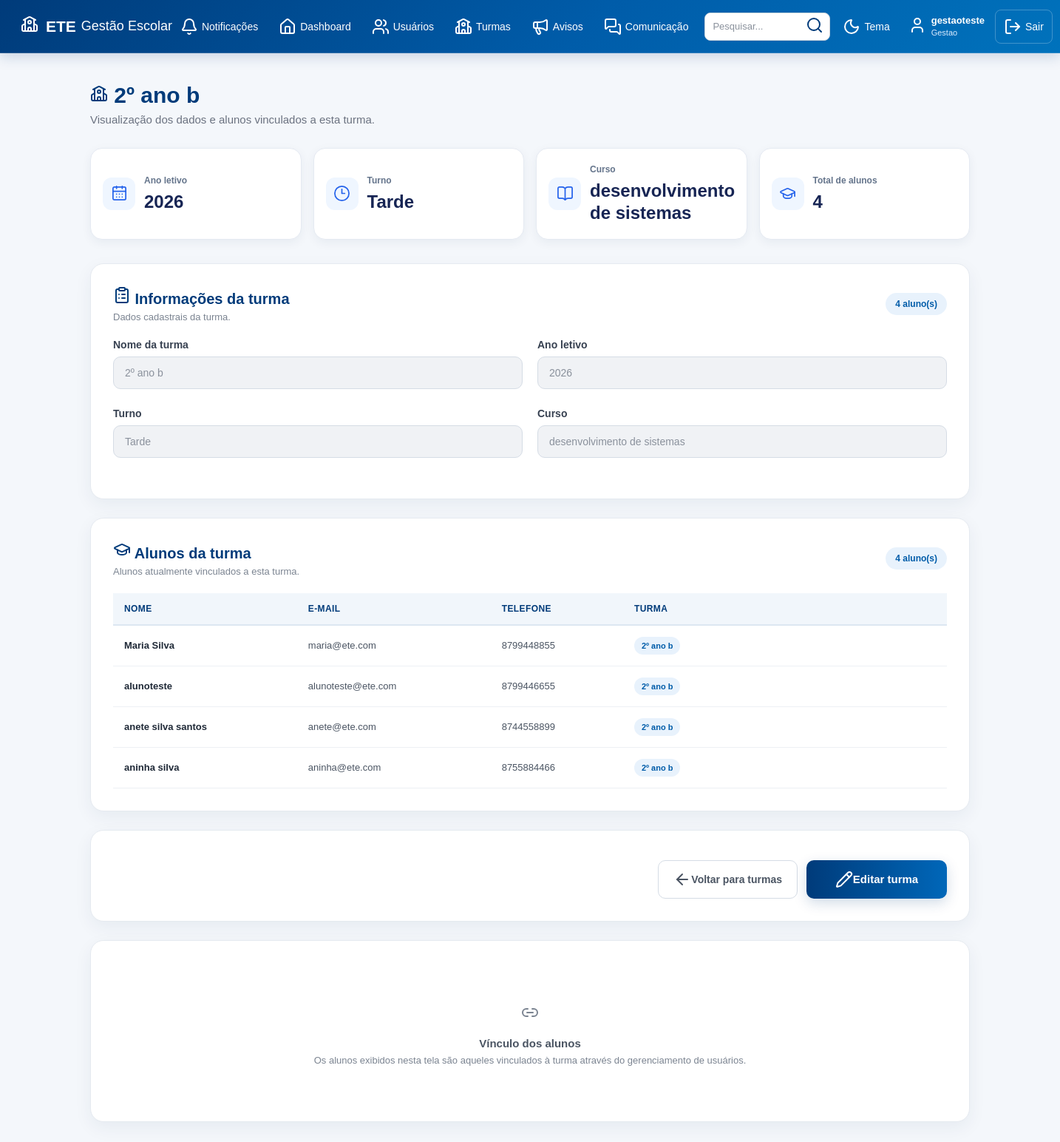
The page /turmas/ver/2 (signed in) on the database its author committed.
### tables this page shows
CREATE TABLE usuarios (

            id INTEGER PRIMARY KEY AUTOINCREMENT,

            nome TEXT NOT NULL,

            email TEXT NOT NULL,

            tipo TEXT NOT NULL,

            telefone TEXT,

            turma TEXT

        , senha TEXT, primeiro_acesso INTEGER DEFAULT 0);

CREATE TABLE turmas (

            id INTEGER PRIMARY KEY AUTOINCREMENT,

            nome TEXT NOT NULL,

            ano INTEGER NOT NULL,

            turno TEXT NOT NULL,

            curso TEXT NOT NULL

        );

### app.py (the view)
@app.route("/turmas/ver/<int:id>")
def ver_turma(id):
    acesso = exigir_tipo("gestao")
    if acesso:
        return acesso
    conexao = conectar()
    try:
        turma = conexao.execute(
            "SELECT * FROM turmas WHERE id = ?",
            (id,)
        ).fetchone()
        if turma is None:
            flash("Turma não encontrada.", "error")
            return redirect(url_for("turmas_page"))
        alunos = conexao.execute(
            """
            SELECT id, nome, email, telefone, turma
            FROM usuarios
            WHERE tipo = 'aluno' AND turma = ?
            ORDER BY nome
            """,
            (turma["nome"],)
        ).fetchall()
    finally:
        conexao.close()
    return render_template(
        "ver_turma.html",
        turma=turma,
        alunos=alunos,
        usuario_nome=session["usuario_nome"],
        usuario_tipo=session["usuario_tipo"]
    )

### app.py (called while the page is built)
def usuario_logado():
    return "usuario_id" in session

def exigir_tipo(tipo):
    if not usuario_logado():
        return redirect(url_for("inicio"))
    if session.get("usuario_tipo") != tipo:
        flash("Você não tem permissão para acessar esta área.", "error")
        return redirecionar_usuario()
    return None

def buscar_usuario_atual():
    if not usuario_logado():
        return None
    conexao = conectar()
    try:
        return conexao.execute(
            "SELECT * FROM usuarios WHERE id = ?",
            (session["usuario_id"],)
        ).fetchone()
    finally:
        conexao.close()

@app.before_request
def protecao_global():
    if request.endpoint in {"inicio", "static"}:
        return None
    if not usuario_logado():
        return None
    usuario = buscar_usuario_atual()
    if usuario is None:
        session.clear()
        flash("Sua sessão não é mais válida.", "error")
        return redirect(url_for("inicio"))
    session["usuario_nome"] = usuario["nome"]
    session["usuario_email"] = usuario["email"]
    session["usuario_tipo"] = usuario["tipo"]
    if (
        usuario["primeiro_acesso"] == 1
        and request.endpoint not in {"trocar_senha", "logout", "static"}
    ):
        return redirect(url_for("trocar_senha"))
    return None

@app.context_processor
def disponibilizar_notificacoes():
    return obter_contadores_notificacoes()

### banco.py (called while the page is built)
def conectar():
    conexao = sqlite3.connect("gestao_escolar.db")
    conexao.row_factory = sqlite3.Row
    return conexao

### templates/ver_turma.html (shortened to what this page needs)
<!DOCTYPE html>
<html lang="pt-BR">
<head>
    <link
        rel="stylesheet"
        href="{{ url_for('static', filename='style.css') }}"
    >
</head>
<body>
{% include "menu.html" %}
<main class="dashboard">
    <div class="dashboard-title">
        <h2>
            <i data-lucide="school"></i>
            {{ turma['nome'] }}
        </h2>
        <p>
            Visualização dos dados e alunos
            vinculados a esta turma.
        </p>
    </div>
    <section class="dashboard-cards">
        <div class="dashboard-card">
            <div class="dashboard-card-icon">
                <i data-lucide="calendar-days"></i>
            </div>
            <div>
                <span>
                    Ano letivo
                </span>
                <strong>
                    {{ turma['ano'] }}
                </strong>
            </div>
        </div>
        <div class="dashboard-card">
            <div class="dashboard-card-icon">
                <i data-lucide="clock-3"></i>
            </div>
            <div>
                <span>
                    Turno
                </span>
                <strong>
                    {{ turma['turno'] }}
                </strong>
            </div>
        </div>
        <div class="dashboard-card">
            <div class="dashboard-card-icon">
                <i data-lucide="book-open"></i>
            </div>
            <div>
                <span>
                    Curso
                </span>
                <strong>
                    {{ turma['curso'] }}
                </strong>
            </div>
        </div>
        <div class="dashboard-card">
            <div class="dashboard-card-icon">
                <i data-lucide="graduation-cap"></i>
            </div>
            <div>
                <span>
                    Total de alunos
                </span>
                <strong>
                    {{ alunos|length }}
                </strong>
            </div>
        </div>
    </section>
    <section class="content-card">
        <div class="section-header">
            <div>
                <h3>
                    <i data-lucide="clipboard-list"></i>
                    Informações da turma
                </h3>
                <p>
                    Dados cadastrais da turma.
                </p>
            </div>
            <span class="total-badge">
                {{ alunos|length }} aluno(s)
            </span>
        </div>
        <div class="form-row">
            <div class="form-group">
                <label>
                    Nome da turma
                </label>
                <input
                    type="text"
                    value="{{ turma['nome'] }}"
                    disabled
                >
            </div>
            <div class="form-group">
                <label>
                    Ano letivo
                </label>
                <input
                    type="text"
                    value="{{ turma['ano'] }}"
                    disabled
                >
            </div>
        </div>
        <div class="form-row">
            <div class="form-group">
                <label>
                    Turno
                </label>
                <input
                    type="text"
                    value="{{ turma['turno'] }}"
                    disabled
                >
            </div>
            <div class="form-group">
                <label>
                    Curso
                </label>
                <input
                    type="text"
                    value="{{ turma['curso'] }}"
                    disabled
                >
            </div>
        </div>
    </section>
    <section class="content-card users-list">
        <div class="section-header">
            <div>
                <h3>
                    <i data-lucide="graduation-cap"></i>
                    Alunos da turma
                </h3>
                <p>
                    Alunos atualmente vinculados
                    a esta turma.
                </p>
            </div>
            <span class="total-badge">
                {{ alunos|length }} aluno(s)
            </span>
        </div>
        {% if alunos %}
            <div class="table-container">
                <table>
                    <thead>
                        <tr>
                            <th>
                                Nome
                            </th>
                            <th>
                                E-mail
                            </th>
                            <th>
                                Telefone
                            </th>
                            <th>
                                Turma
                            </th>
                        </tr>
                    </thead>
                    <tbody>
                        {% for aluno in alunos %}
                            <tr>
                                <td>
                                    <strong>
                                        {{ aluno['nome'] }}
                                    </strong>
                                </td>
                                <td>
                                    {{ aluno['email'] }}
                                </td>
                                <td>
                                    {{ aluno['telefone'] or '-' }}
                                </td>
                                <td>
                                    <span class="badge">
                                        {{ aluno['turma'] }}
                                    </span>
                                </td>
                            </tr>
                        {% endfor %}
                    </tbody>
                </table>
            </div>
        {% endif %}
    </section>
    <section class="content-card">
        <div class="form-buttons">
            <a
                href="{{ url_for('turmas_page') }}"
                class="btn-secondary"
            >
                <i data-lucide="arrow-left"></i>
                Voltar para turmas
            </a>
            <a
                href="{{ url_for('editar_turma', id=turma['id']) }}"
                class="btn-login"
            >
                <i data-lucide="pencil"></i>
                Editar turma
            </a>
        </div>
    </section>
    <section class="content-card">
        <div class="empty-message">
            <div class="empty-icon">
                <i data-lucide="link-2"></i>
            </div>
            <strong>
                Vínculo dos alunos
            </strong>
            <span>
                Os alunos exibidos nesta tela são
                aqueles vinculados à turma através
                do gerenciamento de usuários.
            </span>
        </div>
    </section>
</main>
</body>
</html>

### templates/menu.html (shortened to what this page needs)
<!DOCTYPE html>
<html lang="pt-BR">
<head>
    <link
        rel="stylesheet"
        href="{{ url_for('static', filename='style.css') }}"
    >
</head>
<body>
    <header class="topo">
        <div class="topo-logo">
            <span class="logo-icone">
                <i data-lucide="school"></i>
            </span>
            <div class="logo-texto">
                <strong>ETE</strong>
                <span>Gestão Escolar</span>
            </div>
        </div>
        <nav class="menu-principal">
            {% set total_notificacoes =
                notificacoes_mensagens + notificacoes_avisos
            %}
            <a
                href="{{ url_for('comunicacao') }}"
                class="menu-item menu-notificacoes"
                aria-label="Notificações: {{ total_notificacoes }} pendentes"
                title="Mensagens e avisos não lidos"
            >
                <i data-lucide="bell"></i>
                <span>Notificações</span>
            </a>
            {% if usuario_tipo == "gestao" %}
                <a
                    href="{{ url_for('dashboard') }}"
                    class="menu-item"
                >
                    <i data-lucide="house"></i>
                    <span>Dashboard</span>
                </a>
                <a
                    href="{{ url_for('usuarios_page') }}"
                    class="menu-item"
                >
                    <i data-lucide="users"></i>
                    <span>Usuários</span>
                </a>
                <a
                    href="{{ url_for('turmas_page') }}"
                    class="menu-item"
                >
                    <i data-lucide="school"></i>
                    <span>Turmas</span>
                </a>
                <a
                    href="{{ url_for('avisos_page') }}"
                    class="menu-item"
                >
                    <i data-lucide="megaphone"></i>
                    <span>Avisos</span>
                </a>
                <a
                    href="{{ url_for('comunicacao') }}"
                    class="menu-item"
                >
                    <i data-lucide="messages-square"></i>
                    <span>Comunicação</span>
                </a>
            {% endif %}
            <div class="menu-pesquisa">
                <input
                    type="text"
                    name="pesquisa"
                    placeholder="Pesquisar..."
                    aria-label="Pesquisar no sistema"
                >
                <button
                    type="button"
                    title="Pesquisa"
                >
                    <i data-lucide="search"></i>
                </button>
            </div>
            <button
                type="button"
                class="menu-botao"
                title="Alterar tema"
            >
                <i data-lucide="moon"></i>
                <span>Tema</span>
            </button>
            <a
                href="{{ url_for('perfil') }}"
                class="menu-usuario"
            >
                <span class="usuario-icone">
                    <i data-lucide="user"></i>
                </span>
                <span class="usuario-info">
                    <strong>{{ usuario_nome }}</strong>
                    <small>{{ usuario_tipo|capitalize }}</small>
                </span>
            </a>
            <a
                href="{{ url_for('logout') }}"
                class="menu-sair"
            >
                <i data-lucide="log-out"></i>
                <span>Sair</span>
            </a>
        </nav>
    </header>
</body>
</html>

### rows shown on the page
usuarios: nome "gestaoteste", tipo "Gestao"
turmas: nome "2º ano b", ano "2026", turno "Tarde", curso "desenvolvimento de sistemas"
usuarios: nome "Maria Silva", email "maria@ete.com", telefone "8799448855", turma "2º ano b"
usuarios: nome "alunoteste", email "alunoteste@ete.com", telefone "8799446655", turma "2º ano b"
usuarios: nome "anete silva santos", email "anete@ete.com", telefone "8744558899", turma "2º ano b"
usuarios: nome "aninha silva", email "aninha@ete.com", telefone "8755884466", turma "2º ano b"

### other values the page prints
{{ alunos|length }} "4"
